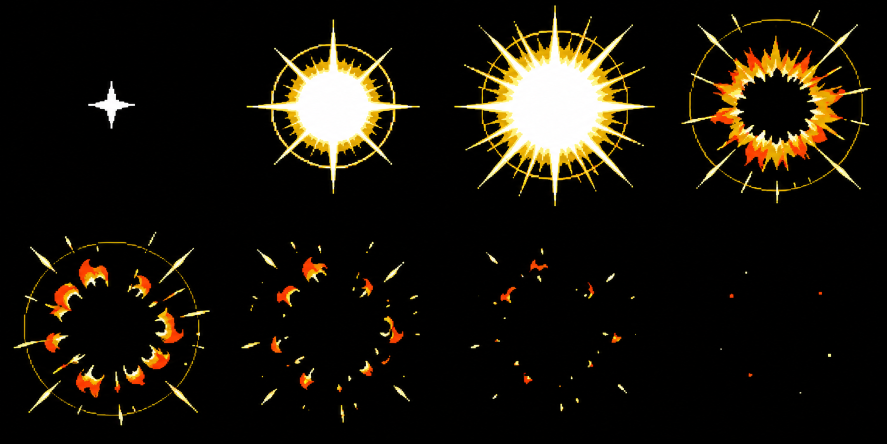
#> input picture art/raw/fx_burst.png, 1774 x 887 px, given in place of fx_slash.png, which was not available (shown at 1/2 size); the run also reads 1 picture not shown here
$ python draw_fx.py ../art/raw/fx_burst.png
#> lines starting #> are read from the running program, lines starting #| are printed output that depends on the picture
# /// script
# requires-python = ">=3.9"
# dependencies = ["pillow", "numpy"]
# ///
"""Build the effect sprites: slashes, hit sparks, shockwaves, pillars of light, dust.

Every effect ends up as frames of a five-step level map (0 clear, 1 rim, 2 body,
3 light, 4 core) that is coloured through one ramp per army, so Sun and Moon share
the same drawings. Two sources feed it:

- the organic effects are drawn by an image model as 8-frame sheets on black
  (art/raw/fx_*.png, prompts in tools/art-jobs.json), then redrawn here on the game's
  own pixel grid at each size the game needs;
- the geometric ones (glints, the king's hairline cut, sparks, rubble, petals, focus
  lines) are drawn here from distance fields cut with hard thresholds.

Writes assets/fx.png and assets/fx.js. `--preview [tint] [names...]` also writes
out/fx-preview.png, a contact sheet at game scale.
"""
import json
import math
import sys
from pathlib import Path

import numpy as np
from PIL import Image, ImageFilter

ROOT = Path(__file__).resolve().parent.parent
RAW = ROOT / "art" / "raw"
OUT = ROOT / "assets"

# rim, body, light, core
RAMPS = {
    "sun": ["#a01c2a", "#f2432f", "#ffd23e", "#fff8e0"],
    "moon": ["#1f2f9c", "#3f6dff", "#48e8d8", "#f0fffc"],
    "white": ["#6c6486", "#a8a8d8", "#e4ecff", "#ffffff"],
    "dust": ["#6e5c50", "#a89680", "#d8c8ac", "#f4ead6"],
    "sunstone": ["#5e4c3c", "#9c8468", "#d6c4a2", "#f6ecd6"],
    "moonstone": ["#22264e", "#383c70", "#5c63a1", "#8b93c9"],
    "rock": ["#3a2e2a", "#5a4a40", "#8a7a6a", "#c8b8a0"],
}
ARMY = ["sun", "moon"]
LIGHT = ["sun", "moon", "white"]
STONE = ["dust", "sunstone", "moonstone"]
BAYER = (np.array([[0, 8, 2, 10], [12, 4, 14, 6], [3, 11, 1, 9], [15, 7, 13, 5]], dtype=np.float32) + 0.5) / 16 - 0.5


# ---------------------------------------------------------------- image-model sheets


def classify(a, kind):
    """RGB pixels of a sheet to levels. Light effects go by hue, dust by brightness."""
    a = a.astype(int)
    if kind == "dust":
        return np.digitize(a.mean(-1), DUST_STEPS).astype(np.uint8)
    g, b = a[..., 1], a[..., 2]
    return np.where(a.max(-1) < 60, 0, np.where(b > 150, 4, np.where(g > 140, 3, 2))).astype(np.uint8)


DUST_STEPS = [40, 100, 150, 205]


def master(name, kind="light"):
    """Cut a 4x2 sheet into eight full-resolution level maps."""
#> called with name = 'slash', kind = 'light'
    im = Image.open(RAW / f"fx_{name}.png").convert("RGB")
#> im is the input picture: PIL image 1774x887 RGB; mean R, G, B 24.9, 20.6, 12.3
    W, H = im.size
#> W = 1774; H = 887
    cw, ch = W // 4, H // 2
#> cw = 443; ch = 443
    a = np.asarray(im)
    return [classify(a[(i // 4) * ch:(i // 4 + 1) * ch, (i % 4) * cw:(i % 4 + 1) * cw], kind) for i in range(8)]
#> in classify, `g, b = a[..., 1], a[..., 2]`: g: shape (443, 443) int64; 222 distinct labels, from 0 to 255
#> in classify, `g, b = a[..., 1], a[..., 2]`: b: shape (443, 443) int64; 224 distinct labels, from 0 to 255
#> in classify (call 2), `g, b = a[..., 1], a[..., 2]`: b: shape (443, 443) int64; 256 distinct labels, from 0 to 255
#> in classify (call 5), `g, b = a[..., 1], a[..., 2]`: b: shape (443, 443) int64; 256 distinct labels, from 0 to 255
#> in classify (call 6), `g, b = a[..., 1], a[..., 2]`: g: shape (443, 443) int64; 256 distinct labels, from 0 to 255
#> in classify (call 6), `g, b = a[..., 1], a[..., 2]`: b: shape (443, 443) int64; 256 distinct labels, from 0 to 255
#> in classify (call 7), `g, b = a[..., 1], a[..., 2]`: g: shape (443, 443) int64; 255 distinct labels, from 0 to 255
#> in classify (call 7), `g, b = a[..., 1], a[..., 2]`: b: shape (443, 443) int64; 243 distinct labels, from 0 to 255
#> in classify (call 8), `g, b = a[..., 1], a[..., 2]`: g: shape (443, 443) int64; 132 distinct labels, from 0 to 255
#> in classify (call 8), `g, b = a[..., 1], a[..., 2]`:
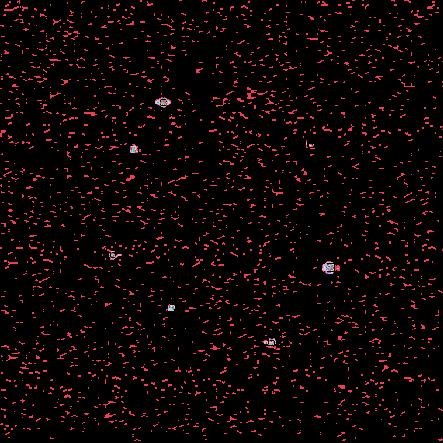
#> b: shape (443, 443) int64; 91 distinct labels, from 0 to 255; one colour per label, 0 black


def regrid(cells, measure, target, origin, sy=1.0, cover=0.4):
    """Redraw a sheet's fat fake pixels on the game's pixel grid at a chosen size.

    The model draws on its own coarse grid, which never lines up with ours, so each
    level is blurred slightly to round its staircase off, then every game pixel takes
    the level that covers most of it. `sy` squashes or stretches the height.
    """
    ys, xs = np.nonzero(np.maximum.reduce(cells))
    x0, x1, y0, y1 = xs.min(), xs.max() + 1, ys.min(), ys.max() + 1
    scale = target / ((x1 - x0) if measure == "w" else (y1 - y0))
    if origin == "box":
        ox, oy = (x0 + x1) / 2, (y0 + y1) / 2
    elif origin[0] == "floor":
        ox, oy = (x0 + x1) / 2, y1 - origin[1]
    else:
        yy, xx = np.nonzero(cells[origin[1]] == 4)
        ox, oy = (xx.mean() if origin[0] == "core" else (x0 + x1) / 2), yy.mean()
    w, h = max(1, round((x1 - x0) * scale)), max(1, round((y1 - y0) * scale * sy))
    blur = 2.0 if scale > 0.2 else 0.0
    out = []
    for c in cells:
        crop = c[y0:y1, x0:x1]
        share = []
        for level in range(1, 5):
            m = Image.fromarray(((crop == level) * 255).astype(np.uint8))
            if blur:
                m = m.filter(ImageFilter.GaussianBlur(blur))
            share.append(np.asarray(m.resize((w, h), Image.BOX), dtype=np.float32) / 255)
        share = np.stack(share)
        out.append(np.where(share.sum(0) >= cover, share.argmax(0) + 1, 0).astype(np.uint8))
    return out, ((ox - x0) * scale, (oy - y0) * scale * sy)


# ---------------------------------------------------------------- drawn here


def grid(w, h, ox, oy):
    y, x = np.mgrid[0:h, 0:w].astype(np.float32)
    return x + 0.5 - ox, y + 0.5 - oy


_lat = {}


def vnoise(u, v, seed=0, period=64):
    """Smooth value noise in 0..1 that wraps every `period` cells."""
    key = (seed, period)
    if key not in _lat:
        _lat[key] = np.random.default_rng(1000 + seed).random((period, period)).astype(np.float32)
    lat = _lat[key]
    u, v = np.broadcast_arrays(np.asarray(u, dtype=np.float32), np.asarray(v, dtype=np.float32))
    u0, v0 = np.floor(u).astype(int), np.floor(v).astype(int)
    fu, fv = u - u0, v - v0
    fu, fv = fu * fu * (3 - 2 * fu), fv * fv * (3 - 2 * fv)
    a, b = lat[v0 % period, u0 % period], lat[v0 % period, (u0 + 1) % period]
    c, d = lat[(v0 + 1) % period, u0 % period], lat[(v0 + 1) % period, (u0 + 1) % period]
    return (a + (b - a) * fu) * (1 - fv) + (c + (d - c) * fu) * fv


def quant(inten, dither=0.0):
    """Intensity 0..1 to level 0..4. Dither turns the fading bands into a checker pattern."""
    h, w = inten.shape
    b = np.tile(BAYER, (h // 4 + 1, w // 4 + 1))[:h, :w]
    v = inten + b * dither * 0.5
    return np.where((inten > 0) & (v > 0), np.clip(np.ceil(v * 4), 1, 4), 0).astype(np.uint8)


def adiff(a, b):
    return np.abs((a - b + np.pi) % (2 * np.pi) - np.pi)


# [15 lines left out: function glint, not called in this run]


def shock(R, seed, flat=0.38, n=8):
    """The wide shockwaves: a thin ring racing over the floor, kicking up spikes as it goes.

    The model's ring is a fat band, which is right for a stomp but floods the screen
    when scaled up, so the two largest sizes are drawn here instead.
    """
    rng = np.random.default_rng(seed)
    kick = int(R * 0.2)
    w, h = 2 * R + 12, int(2 * R * flat) + 12 + kick
    oy = kick + (h - kick) / 2
    X, Y = grid(w, h, w / 2, oy)
    th = np.arctan2(Y / flat, X)
    rho = np.hypot(X, Y / flat) * (1 + 0.05 * (vnoise(th * 5 + seed, 0.3, seed) - 0.5))
    spikes = [(rng.random() * 6.283, 0.35 + 0.65 * rng.random(), 1.5 + rng.random() * 2) for _ in range(R // 8)]
    out = []
    for i in range(n):
        k = (i + 1) / n
        rr = R * (1 - (1 - k) ** 2.4)
        tk = max(1.6, R * 0.1 * (1 - k) ** 1.1) * (0.8 + 0.4 * (0.5 + 0.5 * np.sin(th)))
        s = rr - rho
        er = max(0.0, (k - 0.45) / 0.55)
        gap = vnoise(th * R / 9.0 + seed * 2, k * 1.5, seed + 2)
        inten = np.where((s > 0) & (s < tk), np.clip(1.0 - 0.8 * s / tk - er * 1.5 * gap, 0, 1), 0)
        for a, hgt, wd in spikes:
            bx, by = rr * math.cos(a), rr * math.sin(a) * flat
            ht = kick * hgt * math.sin(math.pi * min(1.0, k * 1.3))
            if ht > 2:
                t = (by - Y) / ht
                ok = (t > 0) & (t < 1) & (np.abs(X - bx) < wd * (1 - t))
                inten = np.maximum(inten, np.where(ok, 0.95 - 0.5 * t, 0))
        out.append(quant(inten, 0.8 * er))
    return out, (w / 2, oy)


# [17 lines left out: function cut, not called in this run]


def rows(*lines):
    return np.array([[int(c) if c != "." else 0 for c in ln] for ln in lines], dtype=np.uint8)


# [46 lines left out: functions sparks, twinkle, chunk, not called in this run]


PETAL = [rows(".34..", "3443.", ".2332", "...2."), rows("..3.", ".343", "243.", "22.."), rows(".....", "23443", "....."), rows("3...", "343.", ".342", "..22")]


# [29 lines left out: functions hint, focus, not called in this run]


# ---------------------------------------------------------------- pack and write


def rgb(hexs):
    return [tuple(int(h[i:i + 2], 16) for i in (1, 3, 5)) for h in hexs]


# [5 lines left out: function colour, not called in this run]


def build():
    """name -> (frames, tints); each frame is (level map, (ox, oy))."""
    fx = {}

    def add(name, frames, origin, tints):
        fx[name] = ([(f, origin) for f in frames], tints)

    def sized(sheet, sizes, measure, origin, tints, kind="light"):
        cells = master(sheet, kind)
#> cells = 8 items
        for name, target, *sy in sizes:
            add(name, *regrid(cells, measure, target, origin, *sy), tints)
#> this loop made 3 passes
#> (scale in regrid, w in regrid, h in regrid) on passes 1 to 3: (0.239, 96, 96), (0.329, 132, 132), (0.459, 184, 184)

    sized("slash", [("slash_s", 96), ("slash_m", 132), ("slash_l", 184)], "h", "box", LIGHT)
    sized("slash2", [("rapier_s", 104), ("rapier_m", 150)], "w", "box", LIGHT)
#> call 2 of master, with name = 'slash2', kind = 'light'
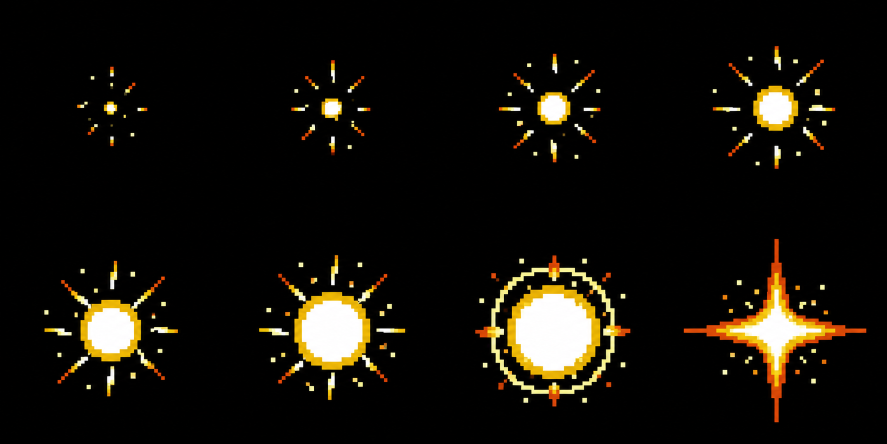
#> input picture art/raw/fx_charge.png, 1774 x 887 px, given in place of fx_slash2.png, which was not available (shown at 1/2 size)
#> in master, im is the input picture: PIL image 1774x887 RGB; mean R, G, B 20.1, 17, 10.7
#> in classify (call 9), `g, b = a[..., 1], a[..., 2]`: g: shape (443, 443) int64; 254 distinct labels, from 0 to 255
#> in classify (call 9), `g, b = a[..., 1], a[..., 2]`:
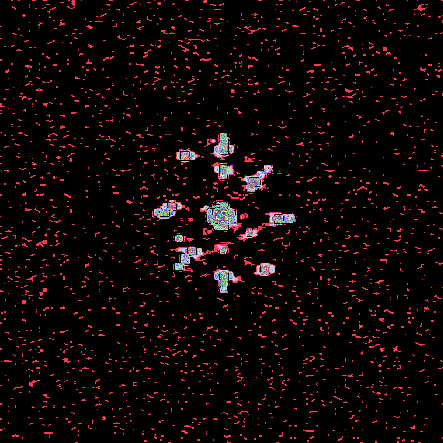
#> b: shape (443, 443) int64; 241 distinct labels, from 0 to 255; one colour per label, 0 black
#> in classify (call 10), `g, b = a[..., 1], a[..., 2]`: g: shape (443, 443) int64; 256 distinct labels, from 0 to 255
#> in classify (call 10), `g, b = a[..., 1], a[..., 2]`:
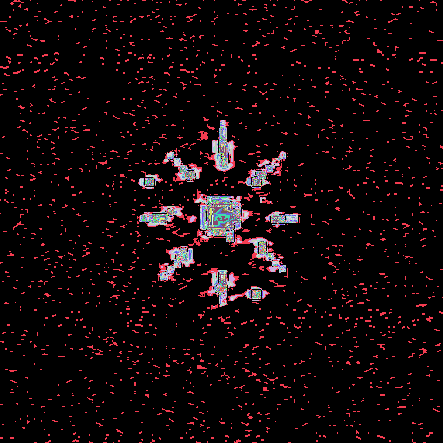
#> b: shape (443, 443) int64; 254 distinct labels, from 0 to 255; one colour per label, 0 black
#> in classify (call 11), `g, b = a[..., 1], a[..., 2]`:
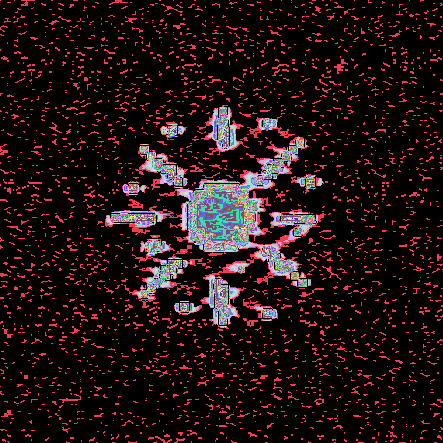
#> g: shape (443, 443) int64; 256 distinct labels, from 0 to 255; one colour per label, 0 black
#> in classify (call 11), `g, b = a[..., 1], a[..., 2]`:
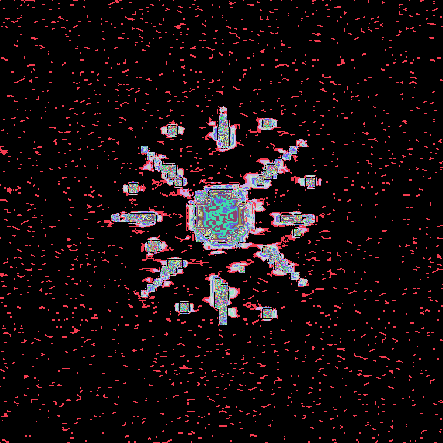
#> b: shape (443, 443) int64; 256 distinct labels, from 0 to 255; one colour per label, 0 black
#> in classify (call 12), `g, b = a[..., 1], a[..., 2]`:
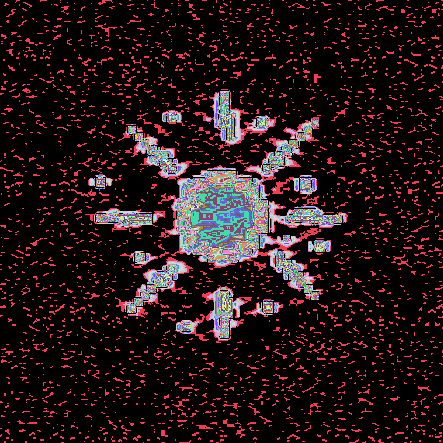
#> g: shape (443, 443) int64; 256 distinct labels, from 0 to 255; one colour per label, 0 black
#> the loop in sized (call 2), `for name, target, *sy in sizes:` made 2 passes
#> (x0 in regrid, x1 in regrid, y0 in regrid, y1 in regrid, scale in regrid, ox in regrid, oy in regrid, w in regrid) on passes 1 to 2: (38, 404, 35, 402, 0.284, 221, 218.5, 104), (38, 404, 35, 402, 0.41, 221, 218.5, 150)
    sized("hit", [("hit_s", 48), ("hit_m", 76), ("hit_l", 110)], "w", ("core", 2), ARMY)
    sized("burst", [("burst_m", 200), ("burst_l", 264)], "w", ("core", 2), ARMY)
    # the model draws the ring flatter than the board lies, so it is stretched to match
    sized("shock", [("shock_s", 92, 1.7), ("shock_m", 166, 1.7)], "w", ("core", 3), LIGHT + STONE)
    fx["shock_m"] = (fx["shock_m"][0][1:], LIGHT + STONE)  # at this size the opening flash reads as a puddle
    for nm, R, sd in (("shock_l", 124, 3), ("shock_xl", 182, 4)):
        add(nm, *shock(R, sd), LIGHT + STONE)
    sized("thrust", [("thrust_s", 100, 1.0), ("thrust_m", 200, 0.62), ("thrust_l", 350, 0.46)], "w", ("axis", 1), LIGHT)
    sized("charge", [("charge", 60)], "w", ("core", 5), ARMY)
    # its origin is the middle of the flare on the ground; the game repeats the column upward
    sized("pillar", [("pillar_s", 128), ("pillar_l", 268)], "h", ("floor", 16), ARMY)
    sized("puff", [("puff_a", 22), ("puff_b", 28), ("puff_c", 38)], "w", "box", STONE, "dust")
    sized("land", [("dust_s", 92), ("dust_l", 176)], "w", ("floor", 0), STONE, "dust")

    for nm, R in (("glint_s", 13), ("glint_m", 21), ("glint_l", 33)):
        add(nm, *glint(R), LIGHT)
    add("cut", *cut(), ARMY)
    for nm, fr in sparks().items():
        fx["spark_" + nm] = (fr, LIGHT)
    add("twinkle", *twinkle(), LIGHT)
    for i, (w, h) in enumerate([(3, 3), (4, 3), (5, 4), (7, 5)]):
        fx["chunk%d" % i] = (chunk(w, h, i), ["rock", "sunstone", "moonstone"])
    fx["petal"] = ([(p, (p.shape[1] / 2, p.shape[0] / 2)) for p in PETAL], LIGHT)
    add("hint", *hint(), ARMY)
    add("focus", *focus(3), ARMY)
    return fx


# [60 lines left out: functions pack, preview, not called in this run]


def main():
    fx = build()
    if "--preview" in sys.argv:
        args = [a for a in sys.argv[1:] if not a.startswith("--")]
        tint = args[0] if args else "sun"
        names = args[1:] or [n for n in fx if n != "focus"]
        preview(fx, names, tint, ROOT / "out" / "fx-preview.png")
    sheet, atlas = pack(fx)
    sheet.save(OUT / "fx.png", optimize=True)
    (OUT / "fx.js").write_text("window.BC_FX = " + json.dumps(atlas, separators=(",", ":")) + ";\n")
    print("fx.png", sheet.size, "effects", len(fx), "frames", sum(len(v) for a in atlas.values() for v in a.values()))


if __name__ == "__main__":
#> (the run stopped early here; a loop or call above may not have finished)
